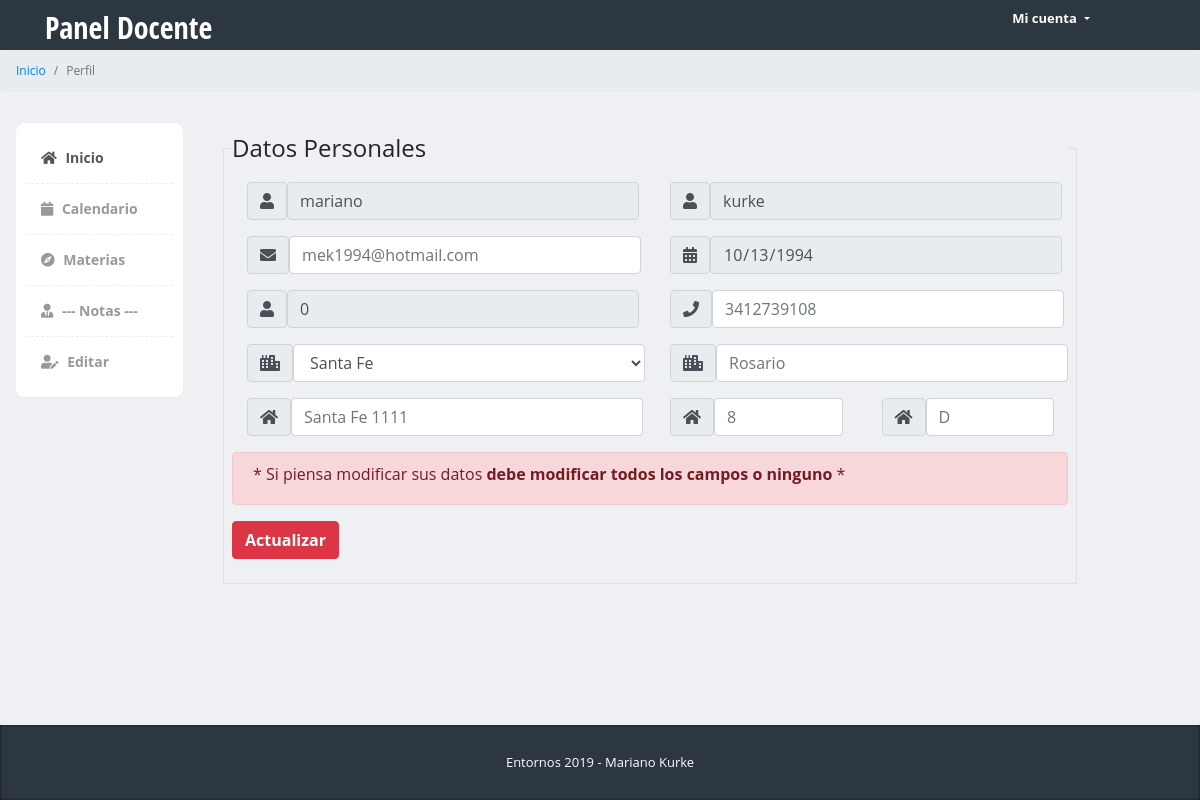
The page /Main_App/Docente/perfil.php on the database its author committed.
### tables this page shows
CREATE TABLE `usuario` (
  `tipo_usuario` int(1) NOT NULL,
  `desc_usuario` varchar(10) NOT NULL,
  `DNI` bigint(9) NOT NULL,
  `usuario` varchar(30) NOT NULL,
  `password` varchar(60) NOT NULL,
  `nombre` varchar(30) NOT NULL,
  `apellido` varchar(30) NOT NULL,
  `fecha_nacimiento` date NOT NULL,
  `mail` varchar(50) NOT NULL,
  `telefono` bigint(30) NOT NULL,
  `provincia` varchar(30) NOT NULL,
  `ciudad` varchar(30) NOT NULL,
  `direccion` varchar(30) NOT NULL,
  `piso` int(2) DEFAULT NULL,
  `dpto` varchar(1) DEFAULT NULL,
  `instrumento` varchar(20) NOT NULL,
  `fecha_ingreso` date NOT NULL,
  `fecha_egreso` date DEFAULT NULL,
  `activo` int(1) NOT NULL,
  `nota_parcial` int(11) DEFAULT NULL,
  `nota_final` int(11) DEFAULT NULL
);

### funciones/traerdatos.php (called while the page is built, shortened)
<?php
include 'conexion.php';
    $dni = $_SESSION['dni'];
    $sql2 = "select * from usuario where dni = '$dni'";
    $consulta2 = mysqli_query($conn, $sql2);
?>

### Main_App/Docente/perfil.php (the view, shortened to what this page needs)
<?php
   include '../../funciones/traerdatos.php';
   include 'template/header.php';
?>
    <nav aria-label="breadcrumb">
        <ol class="breadcrumb">
            <li class="breadcrumb-item"  aria-current="page"><a href="index.php">Inicio</a></li>
            <li class="breadcrumb-item active"  aria-current="page">Perfil</li>
        </ol>
    </nav>
    <div class="page-content">
    	<div class="row">
		    <div class="col-md-2">
                <?php
                    include 'template/menu.php';
                ?>
	        </div>
            <div class="col-md-9">
                <div id="form_body">
                        <form action="../../funciones/actualizarperfil.php" method="POST" class="well form-horizontal" id="formulario">
                            <fieldset class="border p-2 m-2">
                                <legend id="legend-form">Datos Personales</legend>
                                <div class="form-row">
                                    <?php
                                        while ($row=mysqli_fetch_array($consulta2))
                                        {
                                    ?>
                                    <div class="col-md-6 mb-3">
                                        <div class="col-md-12 inputGroupContainer">
                                            <div class="input-group-prepend">
                                                <span class="input-group-text m-0" id="inputGroup-sizing-default"><i class="fas fa-user"></i></span>
                                                <input  name="nombre" id="nombre" value="<?php echo $row['nombre']; ?>"  class="form-control col-md-11 m-0"  type="text" readonly="readonly" required>
                                            </div>
                                        </div>
                                    </div>
                                    <div class="col-md-6 mb-3">
                                        <div class="col-md-12 inputGroupContainer">
                                            <div class="input-group-prepend">
                                                <span class="input-group-text m-0" id="inputGroup-sizing-default"><i class="fas fa-user"></i></span>
                                                <input name="apellido" id="apellido" value="<?php echo $row['apellido']; ?>"  class="form-control col-md-11 m-0"  type="text" readonly="readonly" required>
                                            </div>
                                        </div>
                                    </div>
                                </div>
                                <div class="form-row">
                                    <div class="col-md-6 mb-3">
                                        <div class="col-md-12 inputGroupContainer">
                                            <div class="input-group-prepend">
                                                <span class="input-group-text m-0"><i class="fas fa-envelope"></i></span>
                                                <input id="mail" name="mail" placeholder="<?php echo $row['mail']; ?>"  class="form-control col-md-11 m-0"  type="email" pattern="[a-z0-9._%+-]+@[a-z0-9.-]+\.[a-z]{2,4}$" required>
                                            </div>
                                        </div>
                                    </div>
                                    <div class="col-md-6 mb-3">
                                        <div class="col-md-12 inputGroupContainer">
                                            <div class="input-group-prepend">
                                                <span class="input-group-text m-0"><i class="fas fa-calendar-alt"></i></span>
                                                <input id="fecha_nac" name="fecha_nac"  value="<?php echo $row['fecha_nacimiento']; ?>" class="form-control col-md-11 m-0"  type="date" readonly="readonly" required>
                                            </div>
                                        </div>
                                    </div>
                                </div>
                                <div class="form-row">
                                    <div class="col-md-6 mb-3">
                                        <div class="col-md-12 inputGroupContainer">
                                            <div class="input-group-prepend">
                                                <span class="input-group-text m-0"><i class="fas fa-user"></i></span>
                                                <input id="dni" name="dni"   value="<?php echo $row['DNI']; ?>" class="form-control col-md-11 m-0"  type="text" readonly="readonly" required>
                                            </div>
                                        </div>
                                    </div>
                                    <div class="col-md-6 mb-3">
                                        <div class="col-md-12 inputGroupContainer">
                                            <div class="input-group-prepend">
                                                <span class="input-group-text m-0"><i class="fas fa-phone"></i></span>
                                                <input id="telefono" name="telefono"   placeholder="<?php echo $row['telefono']; ?>" class="form-control col-md-11 m-0" type="tel" required>
                                            </div>
                                        </div>
                                    </div>
                                </div>
                                <div class="form-row">
                                    <div class="col-md-6 mb-3">
                                        <div class="col-md-12 inputGroupContainer">
                                            <div class="input-group-prepend">
                                                <span class="input-group-text m-0"><i class="fas fa-city"></i></span>
                                                <select name="cbx_provincia" id="cbx_provincia" class="form-control col-md-11 m-0"  placeholder="<?php echo $row['provincia']; ?>" required>
                                                        <option selected disabled><?php echo $row['provincia']; ?></option>
                                                </select>
                                            </div>
                                        </div>
                                    </div>
                                    <div class="col-md-6 mb-3">
                                        <div class="col-md-12 inputGroupContainer">
                                            <div class="input-group-prepend">
                                                <span id="icono_ocultar" class="input-group-text m-0"><i class="fas fa-city"></i></span>
                                                <input id="cbx_ciudad" name="cbx_ciudad"  class="form-control  col-md-11 m-0" type="text" placeholder="<?php echo $row['ciudad']; ?>" required>
                                            </div>
                                        </div>
                                    </div>
                                </div>
                                <div class="form-row">
                                    <div class="col-md-6 mb-3">
                                        <div class="col-md-12 inputGroupContainer">
                                            <div class="input-group-prepend">
                                                <span class="input-group-text"><i class="fas fa-home"></i></span>
                                                <input id="direccion" name="direccion" type="text" class="form-control  col-md-11 m-0" id="validationDefault01"  placeholder="<?php echo $row['direccion']; ?>" required>
                                            </div>
                                        </div>
                                    </div>
                                    <div class="col-md-3 mb-3">
                                        <div class="col-md-12 inputGroupContainer">
                                            <div class="input-group-prepend">
                                                <span id="icono_ocultar" class="input-group-text"><i class="fas fa-home"></i></span>
                                                <input id="piso" name="piso" type="text" class="form-control col-md-0 m-0" id="validationDefault01" placeholder="<?php echo $row['piso']; ?>"  >
                                            </div>
                                        </div>
                                    </div>
                                    <div class="col-md-3 mb-3">
                                        <div class="col-md-12 inputGroupContainer">
                                            <div class="input-group-prepend">
                                                <span id="icono_ocultar" class="input-group-text"><i class="fas fa-home"></i></span>
                                                <input id="dpto" name="dpto" type="text" class="form-control col-md-0 m-0" id="validationDefault01" placeholder="<?php echo $row['dpto']; ?>" >
                                            </div>
                                        </div>
                                    </div>
                                </div>
                                <div class="alert alert-danger" role="alert">
                                    <h6> * Si piensa modificar sus datos <strong>debe modificar todos los campos o ninguno</strong> *</h6>
                                </div>
                                <div class="form-row">
                                    <div class="col-md-6 mb-3">
                                        <button type='button' id="boton_enviar" class="btn btn-danger" onclick="preguntar(event)"><strong>Actualizar</strong></button>
                                    </div>
                                </div>
                                <?php
                                    }
                                ?>
                            </fieldset>
                        </form>
                </div>
            </div>
        </div>
    </div>
<?php
   include 'template/footer.php';
?>

### css/styles.css (style rules this page uses)
.page-content > .row { margin-left: 0px !important; margin-right: 0px !important; margin-top: 30px; }

### rows shown on the page
usuario: nombre "mariano", apellido "kurke", mail "mek1994@hotmail.com", fecha_nac "10/13/1994", dni "0", telefono "3412739108", cbx_provincia "Santa Fe", cbx_ciudad "Rosario", direccion "Santa Fe 1111", piso "8", dpto "D"
